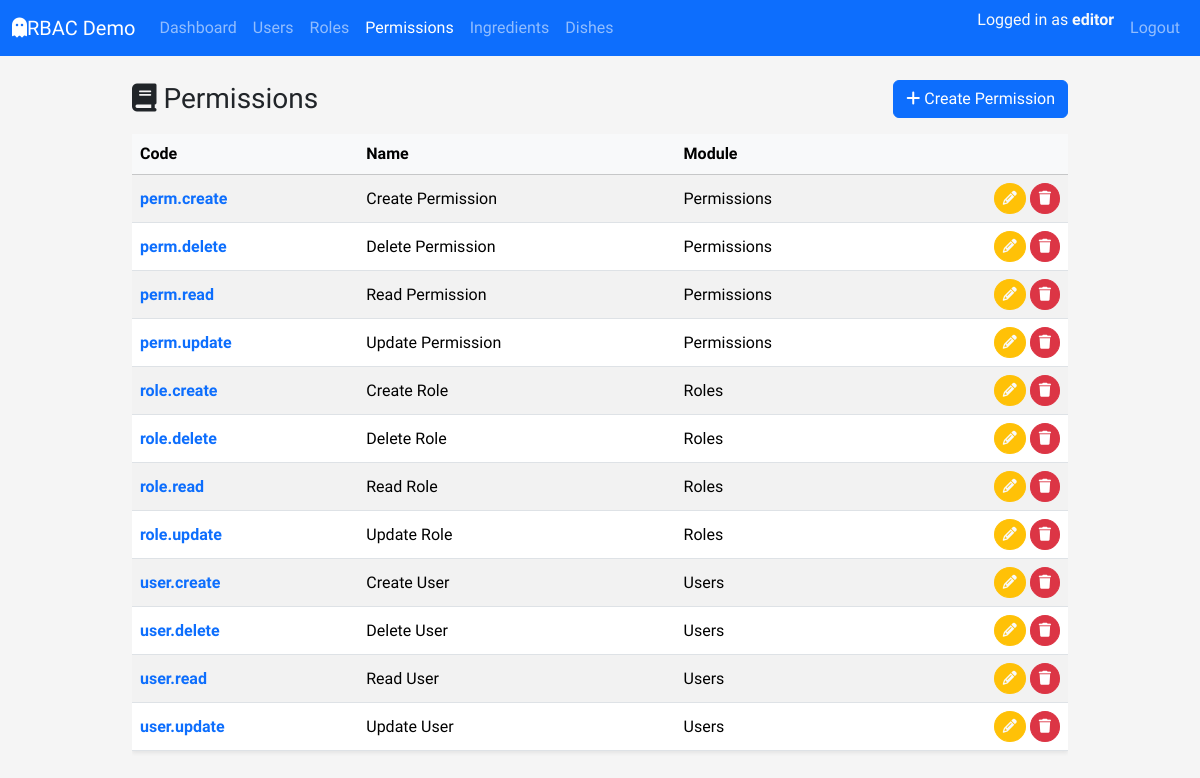
Before: /permissions/ (signed in) with the older database file.
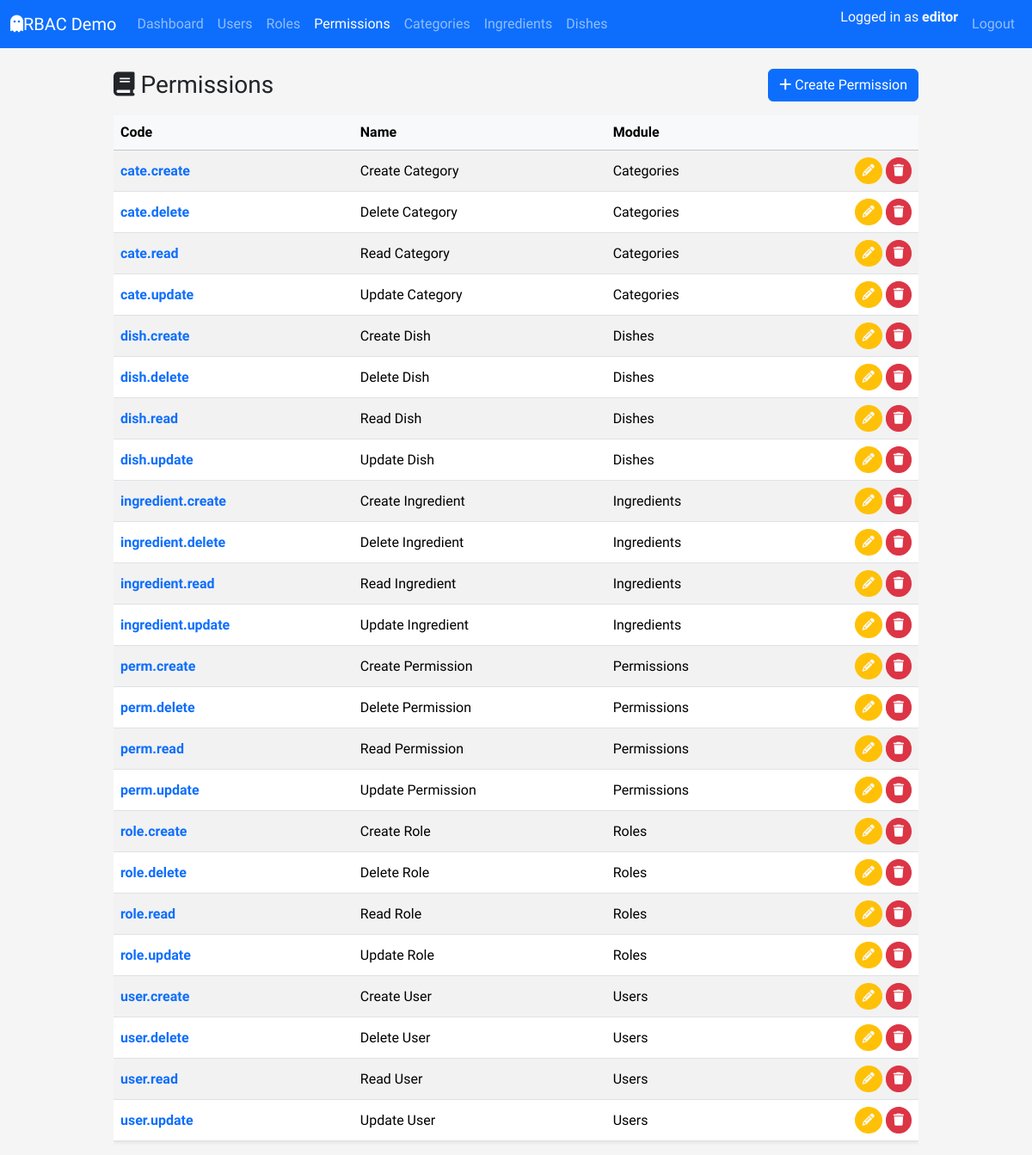
After: the same page with the newer database file.
### app/models/user.py (models this page shows, shortened)
class UserTable(UserMixin,db.Model):
    __tablename__ = "tbl_users"
    id = db.Column(db.Integer, primary_key=True)
    username = db.Column(db.String(80), unique=True, nullable=False)
    email = db.Column(db.String(120), unique=True, nullable=False)
    fullname = db.Column(db.String(120), nullable=False)
    is_active = db.Column(db.Boolean, default=True, nullable=False)
    password_hash = db.Column(db.String(255), nullable=False)
    created_at = db.Column(db.DateTime, default=datetime.utcnow, nullable=False)
    updated_at = db.Column(
        db.DateTime, default=datetime.utcnow, onupdate=datetime.utcnow, nullable=False
    )
    roles = db.relationship("RoleTable", secondary=tbl_user_roles, back_populates="users")
    def get_permission_codes(self) -> set[str]:
        return {perm.code for role in self.roles for perm in role.permissions}
    def has_permission(self, permission_code: str) -> bool:
        return permission_code in self.get_permission_codes()

### app/models/permission.py (models this page shows, shortened)
class PermissionTable(db.Model):
    __tablename__ = "tbl_permissions"
    id = db.Column(db.Integer, primary_key=True)
    code = db.Column(db.String(64), unique=True, nullable=False, index=True)
    name = db.Column(db.String(120), nullable=False)
    description = db.Column(db.String(255))
    module = db.Column(db.String(80), nullable=False, default="General")
    created_at = db.Column(db.DateTime, default=datetime.utcnow, nullable=False)
    updated_at = db.Column(db.DateTime, default=datetime.utcnow,onupdate=datetime.utcnow, nullable=False)
    roles = db.relationship("RoleTable", secondary=tbl_role_permissions, back_populates="permissions")

### app/routes/permission_route.py (the view)
@perm_bp.route('/')
@login_required
@permission_required(Perm.PERM_READ)
def index():
    permissions = PermissionService.get_all_permissions()
    return render_template("permissions/index.html", permissions=permissions)

### app/services/permission_service.py (called while the page is built)
    @staticmethod
    def get_all_permissions() -> List[PermissionTable]:
        return PermissionTable.query.order_by(PermissionTable.code.asc()).all()

### app/templates/permissions/index.html (shortened to what this page needs)
{% extends "layouts/base.html" %}  {% block content %}
<div class="d-flex justify-content-between align-items-center mb-3">
  <h1 class="h3 mb-0"><i class="fa-solid fa-book"></i> Permissions</h1>
  <a href="{{ url_for('tbl_perms.create') }}" class="btn btn-primary"
    ><i class="fa-solid fa-plus"></i> Create Permission</a
  >
</div>
{% if permissions %}
<div class="table-responsive">
  <table
    class="table table-striped  table-hover align-middle shadow-sm"
  >
    <thead class="table-light">
      <tr>
        <th>Code</th>
        <th>Name</th>
        <th>Module</th>
        <th></th>
      </tr>
    </thead>
    <tbody>
      {% for perm in permissions %}
      <tr>
        <td>
          <a
            href="{{ url_for('tbl_perms.detail', permission_id=perm.id) }}"
            class="text-decoration-none fw-semibold"
            >{{ perm.code }}</a
          >
        </td>
        <td>{{ perm.name }}</td>
        <td>{{ perm.module }}</td>
        <td class="text-end">
          <a
            href="{{ url_for('tbl_perms.edit', permission_id=perm.id) }}"
            class="btn btn-sm btn-warning rounded-circle text-light"
            title="Edit"
            ><i class="fa-solid fa-pencil"></i
          ></a>
          <a
            href="{{ url_for('tbl_perms.delete_confirm', permission_id=perm.id) }}"
            class="btn btn-sm btn-danger rounded-circle"
            title="Delete"
            ><i class="fa-solid fa-trash"></i
          ></a>
        </td>
      </tr>
      {% endfor %}
    </tbody>
  </table>
</div>
{% else %}
<div class="alert alert-info">
  No permission found.
  <a href="{{ url_for('tbl_perms.create') }}">Create the first permission</a>
</div>
{% endif %}
{% endblock %}

### app/templates/layouts/base.html (shortened to what this page needs)
<!doctype html>
<html lang="en">
  <head>
    <link
      href="https://cdn.jsdelivr.net/npm/bootstrap@5.3.8/dist/css/bootstrap.min.css"
      rel="stylesheet"
    />
    <link
      rel="stylesheet"
      href="{{ url_for('static', filename='css/style.css') }}"
    />
  </head>
  <body>
    <nav class="navbar navbar-expand-lg navbar-dark bg-primary mb-4">
      <div class="container-fluid">
        <a class="navbar-brand" href="#">
          <i class="fa-solid fa-ghost"></i>RBAC Demo
        </a>
        <div class="collapse navbar-collapse" id="navbarMain">
          <ul class="navbar-nav me-auto mb-2 mb-lg-0">
            <li class="nav-item">
              <a
                class="nav-link {% if request.blueprint == 'dashboard' %}active{% endif %}"
                href="{{ url_for('dashboard.index') }}"
                >Dashboard</a
              >
            </li>
            {% if current_user.is_authenticated and
            current_user.has_permission(perm.USER_READ) %}
            <li class="nav-item">
              <a
                class="nav-link {% if request.blueprint == 'tbl_users' %}active{% endif %}"
                href="{{ url_for('tbl_users.index') }}"
                >Users</a
              >
            </li>
            {% endif %}
            {% if current_user.is_authenticated and
            current_user.has_permission(perm.ROLE_READ) %}
            <li class="nav-item">
              <a
                class="nav-link {% if request.blueprint == 'tbl_roles' %}active{% endif %}"
                href="{{ url_for('tbl_roles.index') }}"
                >Roles</a
              >
            </li>
            {% endif %}
            {% if current_user.is_authenticated and
            current_user.has_permission(perm.PERM_READ) %}
            <li class="nav-item">
              <a
                class="nav-link {% if request.blueprint == 'tbl_perms' %}active{% endif %}"
                href="{{ url_for('tbl_perms.index') }}"
                >Permissions</a
              >
            </li>
            {% endif %}
            {% if current_user.is_authenticated and
            current_user.has_permission(perm.CATE_READ)%}
            <li class="nav-item">
              <a
                class="nav-link {% if request.blueprint == 'tbl_cate' %}active{% endif %}"
                href="{{ url_for('tbl_cate.index') }}"
                >Categories</a
              >
            </li>
            {% endif %}
            {% if current_user.is_authenticated %}
            <li class="nav-item">
              <a
                class="nav-link {% if request.blueprint == 'tbl_ingredient' %}active{% endif %}"
                href="{{ url_for('tbl_ingredient.index') }}"
                >Ingredients</a
              >
            </li>
            {% endif %}
            {% if current_user.is_authenticated %}
            <li class="nav-item">
              <a
                class="nav-link {% if request.blueprint == 'tbl_dish' %}active{% endif %}"
                href="{{ url_for('tbl_dish.index') }}"
                >Dishes</a
              >
            </li>
            {% endif %}
          </ul>
          <ul class="navbar-nav ms-auto mb-2 mb-lg-0">
            {% if current_user.is_authenticated %}
            <li class="nav-item">
              <span class="navbar-text me-2 text-light">
                Logged in as <strong>{{ current_user.username }}</strong>
              </span>
            </li>
            <li class="nav-item">
              <a href="{{ url_for('auth.logout') }}" class="nav-link">Logout</a>
            </li>
            {% else %}
            <li class="nav-item">
              <a href="{{ url_for('auth.login') }}" class="nav-link">Login</a>
            </li>
            {% endif %}
          </ul>
        </div>
      </div>
    </nav>
    <main class="container">
       {% block content %}{% endblock %}
    </main>
  </body>
</html>

### app/static/css/style.css (style rules this page uses)
body { background-color: #f5f5f5; }
main.container { max-width: 960px; }
.table td, .table th { vertical-align: middle; }
body { font-family: 'Kantumruy Pro', sans-serif; }
html, body, h1, h2, h3, h4, h5, h6, p, a, button, input, textarea, select { font-family: 'Kantumruy Pro', -apple-system, BlinkMacSystemFont, 'Segoe UI', Roboto, sans-serif; }
.khmer-text, .nav-link, .card-title, .card-text, .form-label, .form-control, .btn { font-family: 'Kantumruy Pro', sans-serif !important; }

Changed rows visible on the page:
added PermissionTable: code "cate.create", name "Create Category", module "Categories"
added PermissionTable: code "cate.delete", name "Delete Category", module "Categories"
added PermissionTable: code "cate.read", name "Read Category", module "Categories"
added PermissionTable: code "cate.update", name "Update Category", module "Categories"
added PermissionTable: code "dish.create", name "Create Dish", module "Dishes"
added PermissionTable: code "dish.delete", name "Delete Dish", module "Dishes"
added PermissionTable: code "dish.read", name "Read Dish", module "Dishes"
added PermissionTable: code "dish.update", name "Update Dish", module "Dishes"
added PermissionTable: code "ingredient.create", name "Create Ingredient", module "Ingredients"
added PermissionTable: code "ingredient.delete", name "Delete Ingredient", module "Ingredients"
added PermissionTable: code "ingredient.read", name "Read Ingredient", module "Ingredients"
added PermissionTable: code "ingredient.update", name "Update Ingredient", module "Ingredients"
Other visible differences:
text now shown: "Categories"
